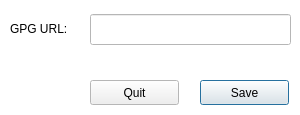
<?xml version="1.0" encoding="UTF-8"?>
<ui version="4.0">
 <author>Michael Faith</author>
 <class>Dialog</class>
 <widget class="QDialog" name="Dialog">
  <property name="geometry">
   <rect>
    <x>0</x>
    <y>0</y>
    <width>300</width>
    <height>115</height>
   </rect>
  </property>
  <property name="palette">
   <palette>
    <active>
     <colorrole role="Base">
      <brush brushstyle="SolidPattern">
       <color alpha="255">
        <red>255</red>
        <green>255</green>
        <blue>255</blue>
       </color>
      </brush>
     </colorrole>
     <colorrole role="Window">
      <brush brushstyle="SolidPattern">
       <color alpha="255">
        <red>255</red>
        <green>255</green>
        <blue>255</blue>
       </color>
      </brush>
     </colorrole>
    </active>
    <inactive>
     <colorrole role="Base">
      <brush brushstyle="SolidPattern">
       <color alpha="255">
        <red>255</red>
        <green>255</green>
        <blue>255</blue>
       </color>
      </brush>
     </colorrole>
     <colorrole role="Window">
      <brush brushstyle="SolidPattern">
       <color alpha="255">
        <red>255</red>
        <green>255</green>
        <blue>255</blue>
       </color>
      </brush>
     </colorrole>
    </inactive>
    <disabled>
     <colorrole role="Base">
      <brush brushstyle="SolidPattern">
       <color alpha="255">
        <red>255</red>
        <green>255</green>
        <blue>255</blue>
       </color>
      </brush>
     </colorrole>
     <colorrole role="Window">
      <brush brushstyle="SolidPattern">
       <color alpha="255">
        <red>255</red>
        <green>255</green>
        <blue>255</blue>
       </color>
      </brush>
     </colorrole>
    </disabled>
   </palette>
  </property>
  <property name="windowTitle">
   <string>VivoKey QR Code Generator</string>
  </property>
  <property name="autoFillBackground">
   <bool>false</bool>
  </property>
  <widget class="QLineEdit" name="url">
   <property name="geometry">
    <rect>
     <x>90</x>
     <y>14</y>
     <width>201</width>
     <height>31</height>
    </rect>
   </property>
  </widget>
  <widget class="QLabel" name="label">
   <property name="geometry">
    <rect>
     <x>0</x>
     <y>50</y>
     <width>61</width>
     <height>61</height>
    </rect>
   </property>
   <property name="text">
    <string/>
   </property>
   <property name="pixmap">
    <pixmap>../../vk.jpg</pixmap>
   </property>
   <property name="scaledContents">
    <bool>true</bool>
   </property>
  </widget>
  <widget class="QPushButton" name="saveButton">
   <property name="geometry">
    <rect>
     <x>200</x>
     <y>80</y>
     <width>89</width>
     <height>25</height>
    </rect>
   </property>
   <property name="text">
    <string>Save</string>
   </property>
  </widget>
  <widget class="QPushButton" name="quitButton">
   <property name="geometry">
    <rect>
     <x>90</x>
     <y>80</y>
     <width>89</width>
     <height>25</height>
    </rect>
   </property>
   <property name="text">
    <string>Quit</string>
   </property>
  </widget>
  <widget class="QLabel" name="label_2">
   <property name="geometry">
    <rect>
     <x>10</x>
     <y>20</y>
     <width>67</width>
     <height>17</height>
    </rect>
   </property>
   <property name="text">
    <string>GPG URL:</string>
   </property>
  </widget>
 </widget>
 <resources/>
 <connections/>
</ui>
